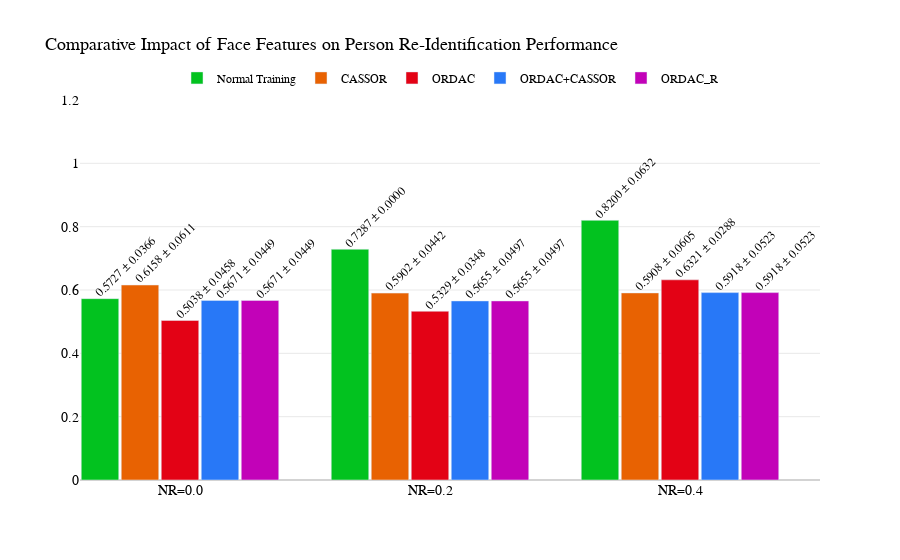

Notebook code cell kept with this figure:
### Code cell
import plotly.graph_objects as go

# Data
metrics = ['NR=0.0', 'NR=0.2', 'NR=0.4']
normal_training = [0.5727, 0.7287, 0.8200]
normal_training_std = [0.0366, 0.0, 0.0632]

cassor = [0.6158, 0.5902, 0.5908]
cassor_std = [0.0611, 0.0442, 0.0605]

ordac = [0.5038, 0.5329, 0.6321]
ordac_std = [0.0458, 0.0348, 0.0288]

ordac_cassor = [0.5671, 0.5655, 0.5918]
ordac_cassor_std = [0.0449, 0.0497, 0.0523]

ordac_r = [0.5671, 0.5655, 0.5918]
ordac_r_std = [0.0449, 0.0497, 0.0523]

fig = go.Figure()

bar_width = 0.15
x_positions = list(range(len(metrics)))
group_spacing = 0.2
trace_count = 5

# Offsets for each bar group (centered alignment)
offsets = [-2, -1, 0, 1, 2]
offsets = [o * (bar_width + 0.01) for o in offsets]

bar_data = [
    ('Normal Training', normal_training, normal_training_std, '#02c21f'),
    ('CASSOR', cassor, cassor_std, '#e86202'),
    ('ORDAC', ordac, ordac_std, '#e30215'),
    ('ORDAC+CASSOR', ordac_cassor, ordac_cassor_std, '#2878f7'),
    ('ORDAC_R', ordac_r, ordac_r_std, '#c202b8')
]

annotations = []

for i, (name, vals, stds, color) in enumerate(bar_data):
    x = [pos + offsets[i] for pos in x_positions]
    fig.add_trace(go.Bar(
        x=x, y=vals, name=name,
        marker_color=color, width=bar_width,
        text=None  # We'll add custom annotations
    ))
    for xi, yi, std in zip(x, vals, stds):
        text = f'{yi:.4f} ± {std:.4f}'
        annotations.append(dict(
            x=xi + 0.1,
            y=yi - 0.01,  # small vertical offset
            text=text,
            textangle=-45,
            showarrow=False,
            font=dict(size=12, family='Times New Roman', color='black'),
            xanchor='center',
            yanchor='bottom'
        ))

# Final layout
fig.update_layout(
    annotations=annotations,
    xaxis=dict(
        tickmode='array',
        tickvals=x_positions,
        ticktext=metrics
    ),
    title='Comparative Impact of Face Features on Person Re-Identification Performance',
    barmode='group',
    bargap=0.15,
    bargroupgap=0.05,
    width=900,
    plot_bgcolor='white',
    title_font=dict(size=18, family='Times New Roman', color='black'),
    xaxis_title_font=dict(size=16, family='Times New Roman', color='black'),
    yaxis_title_font=dict(size=16, family='Times New Roman', color='black'),
    xaxis_tickfont=dict(size=14, family='Times New Roman', color='black'),
    yaxis_tickfont=dict(size=14, family='Times New Roman', color='black'),
    legend=dict(
        orientation="h",
        yanchor="bottom",
        y=1.02,
        xanchor="center",
        x=0.5,
        font=dict(
            family='Times New Roman',
            size=12,
            color='black'
        )
    )
)

fig.update_yaxes(
    showgrid=True,
    gridcolor='lightgray',
    gridwidth=0.5,
    zerolinecolor='lightgray',
    range=[0, 1.2]
)

fig.show()

### Figure 1 — Plotly figure (JSON) as saved in the notebook; plotly's stock layout.template omitted (floating-point values rounded to 4 significant figures)
{"data": [{"marker": {"color": "#02c21f"}, "name": "Normal Training", "type": "bar", "width": 0.15, "x": [-0.32, 0.68, 1.68], "y": [0.5727, 0.7287, 0.82]}, {"marker": {"color": "#e86202"}, "name": "CASSOR", "type": "bar", "width": 0.15, "x": [-0.16, 0.84, 1.84], "y": [0.6158, 0.5902, 0.5908]}, {"marker": {"color": "#e30215"}, "name": "ORDAC", "type": "bar", "width": 0.15, "x": [0, 1, 2], "y": [0.5038, 0.5329, 0.6321]}, {"marker": {"color": "#2878f7"}, "name": "ORDAC+CASSOR", "type": "bar", "width": 0.15, "x": [0.16, 1.16, 2.16], "y": [0.5671, 0.5655, 0.5918]}, {"marker": {"color": "#c202b8"}, "name": "ORDAC_R", "type": "bar", "width": 0.15, "x": [0.32, 1.32, 2.32], "y": [0.5671, 0.5655, 0.5918]}], "layout": {"annotations": [{"font": {"color": "black", "family": "Times New Roman", "size": 12}, "showarrow": false, "text": "0.5727 ± 0.0366", "textangle": -45, "x": -0.22, "xanchor": "center", "y": 0.5627, "yanchor": "bottom"}, {"font": {"color": "black", "family": "Times New Roman", "size": 12}, "showarrow": false, "text": "0.7287 ± 0.0000", "textangle": -45, "x": 0.78, "xanchor": "center", "y": 0.7187, "yanchor": "bottom"}, {"font": {"color": "black", "family": "Times New Roman", "size": 12}, "showarrow": false, "text": "0.8200 ± 0.0632", "textangle": -45, "x": 1.78, "xanchor": "center", "y": 0.81, "yanchor": "bottom"}, {"font": {"color": "black", "family": "Times New Roman", "size": 12}, "showarrow": false, "text": "0.6158 ± 0.0611", "textangle": -45, "x": -0.06, "xanchor": "center", "y": 0.6058, "yanchor": "bottom"}, {"font": {"color": "black", "family": "Times New Roman", "size": 12}, "showarrow": false, "text": "0.5902 ± 0.0442", "textangle": -45, "x": 0.94, "xanchor": "center", "y": 0.5802, "yanchor": "bottom"}, {"font": {"color": "black", "family": "Times New Roman", "size": 12}, "showarrow": false, "text": "0.5908 ± 0.0605", "textangle": -45, "x": 1.94, "xanchor": "center", "y": 0.5808, "yanchor": "bottom"}, {"font": {"color": "black", "family": "Times New Roman", "size": 12}, "showarrow": false, "text": "0.5038 ± 0.0458", "textangle": -45, "x": 0.1, "xanchor": "center", "y": 0.4938, "yanchor": "bottom"}, {"font": {"color": "black", "family": "Times New Roman", "size": 12}, "showarrow": false, "text": "0.5329 ± 0.0348", "textangle": -45, "x": 1.1, "xanchor": "center", "y": 0.5229, "yanchor": "bottom"}, {"font": {"color": "black", "family": "Times New Roman", "size": 12}, "showarrow": false, "text": "0.6321 ± 0.0288", "textangle": -45, "x": 2.1, "xanchor": "center", "y": 0.6221, "yanchor": "bottom"}, {"font": {"color": "black", "family": "Times New Roman", "size": 12}, "showarrow": false, "text": "0.5671 ± 0.0449", "textangle": -45, "x": 0.26, "xanchor": "center", "y": 0.5571, "yanchor": "bottom"}, {"font": {"color": "black", "family": "Times New Roman", "size": 12}, "showarrow": false, "text": "0.5655 ± 0.0497", "textangle": -45, "x": 1.26, "xanchor": "center", "y": 0.5555, "yanchor": "bottom"}, {"font": {"color": "black", "family": "Times New Roman", "size": 12}, "showarrow": false, "text": "0.5918 ± 0.0523", "textangle": -45, "x": 2.26, "xanchor": "center", "y": 0.5818, "yanchor": "bottom"}, {"font": {"color": "black", "family": "Times New Roman", "size": 12}, "showarrow": false, "text": "0.5671 ± 0.0449", "textangle": -45, "x": 0.42, "xanchor": "center", "y": 0.5571, "yanchor": "bottom"}, {"font": {"color": "black", "family": "Times New Roman", "size": 12}, "showarrow": false, "text": "0.5655 ± 0.0497", "textangle": -45, "x": 1.42, "xanchor": "center", "y": 0.5555, "yanchor": "bottom"}, {"font": {"color": "black", "family": "Times New Roman", "size": 12}, "showarrow": false, "text": "0.5918 ± 0.0523", "textangle": -45, "x": 2.42, "xanchor": "center", "y": 0.5818, "yanchor": "bottom"}], "bargap": 0.15, "bargroupgap": 0.05, "barmode": "group", "legend": {"font": {"color": "black", "family": "Times New Roman", "size": 12}, "orientation": "h", "x": 0.5, "xanchor": "center", "y": 1.02, "yanchor": "bottom"}, "plot_bgcolor": "white", "title": {"font": {"color": "black", "family": "Times New Roman", "size": 18}, "text": "Comparative Impact of Face Features on Person Re-Identification Performance"}, "width": 900, "xaxis": {"tickfont": {"color": "black", "family": "Times New Roman", "size": 14}, "tickmode": "array", "ticktext": ["NR=0.0", "NR=0.2", "NR=0.4"], "tickvals": [0, 1, 2], "title": {"font": {"color": "black", "family": "Times New Roman", "size": 16}}}, "yaxis": {"gridcolor": "lightgray", "gridwidth": 0.5, "range": [0, 1.2], "showgrid": true, "tickfont": {"color": "black", "family": "Times New Roman", "size": 14}, "title": {"font": {"color": "black", "family": "Times New Roman", "size": 16}}, "zerolinecolor": "lightgray"}}}
